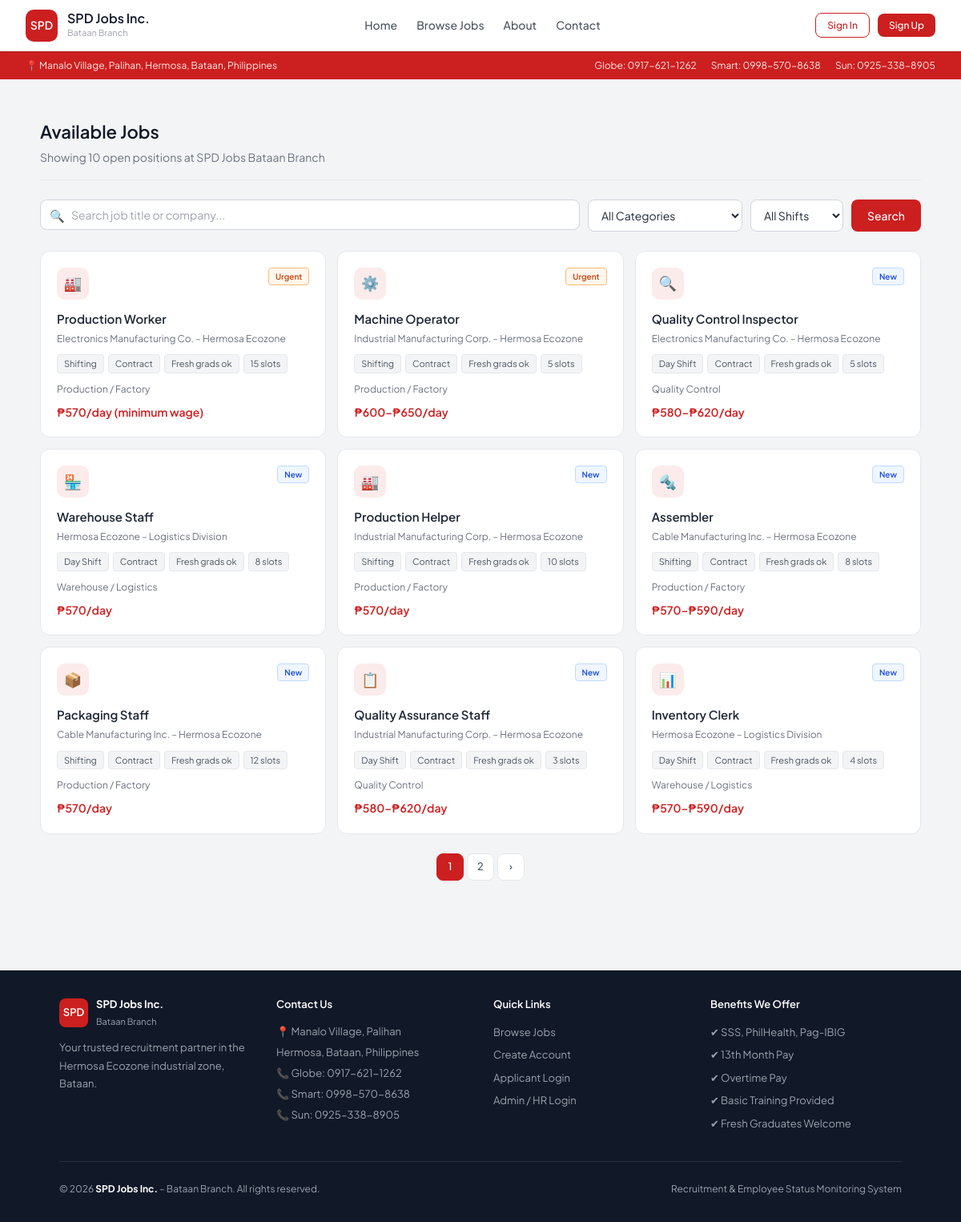
/jobs.php, run on the app's committed database.
### tables this page shows
CREATE TABLE jobs (
    id INT AUTO_INCREMENT PRIMARY KEY,
    category_id INT,
    title VARCHAR(150) NOT NULL,
    company VARCHAR(150),
    location VARCHAR(200) DEFAULT 'Hermosa Ecozone, Bataan',
    shift ENUM('Day Shift','Night Shift','Shifting','Any') DEFAULT 'Shifting',
    employment_type ENUM('Contract','Project-based','Regular') DEFAULT 'Contract',
    salary_min DECIMAL(10,2),
    salary_max DECIMAL(10,2),
    salary_display VARCHAR(100),
    slots INT DEFAULT 1,
    description TEXT,
    responsibilities TEXT,
    requirements TEXT,
    benefits TEXT,
    experience_required TINYINT(1) DEFAULT 0,
    accepts_fresh_grad TINYINT(1) DEFAULT 1,
    is_urgent TINYINT(1) DEFAULT 0,
    is_featured TINYINT(1) DEFAULT 0,
    status ENUM('open','closed','paused') DEFAULT 'open',
    deadline DATE,
    created_by INT,
    created_at TIMESTAMP DEFAULT CURRENT_TIMESTAMP,
    updated_at TIMESTAMP DEFAULT CURRENT_TIMESTAMP ON UPDATE CURRENT_TIMESTAMP,
    FOREIGN KEY (category_id) REFERENCES job_categories(id) ON DELETE SET NULL,
    FOREIGN KEY (created_by) REFERENCES admins(id) ON DELETE SET NULL
);

CREATE TABLE job_categories (
    id INT AUTO_INCREMENT PRIMARY KEY,
    name VARCHAR(100) NOT NULL,
    description TEXT,
    created_at TIMESTAMP DEFAULT CURRENT_TIMESTAMP
);

### jobs.php (the view, shortened to what this page needs)
<?php
require_once 'includes/header.php';
$db = getDB();
$category = isset($_GET['category']) ? (int)$_GET['category'] : 0;
$shift     = isset($_GET['shift'])    ? sanitize($_GET['shift'])    : '';
$search    = isset($_GET['search'])   ? sanitize($_GET['search'])   : '';
$page      = max(1, (int)($_GET['page'] ?? 1));
$perPage   = 9;
$offset    = ($page - 1) * $perPage;
$where = ["j.status='open'"];
$params = [];
$types  = '';
$whereSQL = 'WHERE ' . implode(' AND ', $where);
$stmt = $db->prepare("SELECT j.*, c.name as cat_name FROM jobs j LEFT JOIN job_categories c ON j.category_id=c.id $whereSQL ORDER BY j.is_urgent DESC, j.is_featured DESC, j.created_at DESC LIMIT ? OFFSET ?");
if ($types) {
    $params[] = $perPage; $params[] = $offset;
    $types .= 'ii';
    $stmt->bind_param($types, ...$params);
} else {
    $stmt->bind_param('ii', $perPage, $offset);
}
$stmt->execute();
$jobs = $stmt->get_result();
$countStmt = $db->prepare("SELECT COUNT(*) c FROM jobs j $whereSQL");
$countStmt->execute();
$total = $countStmt->get_result()->fetch_assoc()['c'];
$totalPages = ceil($total / $perPage);
$icons = ['Production Worker'=>'🏭','Production Helper'=>'🏭','Assembler'=>'🔩','Machine Operator'=>'⚙️','Packaging Staff'=>'📦','Quality Control Inspector'=>'🔍','Quality Assurance Staff'=>'📋','Warehouse Staff'=>'🏪','Inventory Clerk'=>'📊','Maintenance Technician'=>'🔧','Engineering Assistant'=>'📐','Stock Controller'=>'🗂️'];
?>
<div class="container page-wrap">
    <div class="page-header">
        <h1>Available Jobs</h1>
        <p>Showing <?= $total ?> open position<?= $total != 1 ? 's' : '' ?> at SPD Jobs Bataan Branch</p>
    </div>
    <form method="GET" class="search-filter-bar">
        <div class="search-input-wrap">
            <span class="search-icon">🔍</span>
            <input type="text" name="search" class="form-control" placeholder="Search job title or company..." value="<?= htmlspecialchars($search) ?>">
        </div>
        <select name="category" class="form-control" style="width:auto;">
            <option value="">All Categories</option>
        </select>
        <select name="shift" class="form-control" style="width:auto;">
            <option value="">All Shifts</option>
        </select>
        <button type="submit" class="btn btn-primary">Search</button>
    </form>
    <?php if ($jobs->num_rows === 0): ?>
        <div class="alert alert-info">No jobs found matching your search. <a href="jobs.php">View all jobs</a></div>
    <?php else: ?>
    <div class="jobs-grid">
        <?php while ($job = $jobs->fetch_assoc()):
            $icon = $icons[$job['title']] ?? '💼';
        ?>
        <div class="job-card" onclick="location.href='job-detail.php?id=<?= $job['id'] ?>'">
            <div class="job-card-top">
                <div class="job-icon"><?= $icon ?></div>
                <?php if ($job['is_urgent']): ?>
                    <span class="badge badge-urgent">Urgent</span>
                <?php elseif (strtotime($job['created_at']) > strtotime('-7 days')): ?>
                    <span class="badge badge-new">New</span>
                <?php else: ?>
                    <span class="badge badge-open">Open</span>
                <?php endif; ?>
            </div>
            <div class="job-title"><?= htmlspecialchars($job['title']) ?></div>
            <div class="job-company"><?= htmlspecialchars($job['company']) ?></div>
            <div class="job-tags">
                <span class="tag"><?= $job['shift'] ?></span>
                <span class="tag"><?= $job['employment_type'] ?></span>
                <?php if ($job['accepts_fresh_grad']): ?><span class="tag">Fresh grads ok</span><?php endif; ?>
                <?php if ($job['slots']): ?><span class="tag"><?= $job['slots'] ?> slots</span><?php endif; ?>
            </div>
            <?php if ($job['cat_name']): ?><div class="text-xs text-muted mb-1"><?= htmlspecialchars($job['cat_name']) ?></div><?php endif; ?>
            <div class="job-salary"><?= htmlspecialchars($job['salary_display']) ?></div>
        </div>
        <?php endwhile; ?>
    </div>
    <?php if ($totalPages > 1): ?>
    <div class="pagination">
        <?php for ($i = 1; $i <= $totalPages; $i++): ?>
            <?php if ($i == $page): ?>
                <span class="current"><?= $i ?></span>
            <?php else: ?>
                <a href="?page=<?= $i ?>&search=<?= urlencode($search) ?>&category=<?= $category ?>&shift=<?= urlencode($shift) ?>"><?= $i ?></a>
            <?php endif; ?>
        <?php endfor; ?>
        <?php if ($page < $totalPages): ?><a href="?page=<?= $page+1 ?>&search=<?= urlencode($search) ?>&category=<?= $category ?>&shift=<?= urlencode($shift) ?>">›</a><?php endif; ?>
    </div>
    <?php endif; ?>
    <?php endif; ?>
</div>
<?php require_once 'includes/footer.php'; ?>

### assets/css/style.css (style rules this page uses)
:root { --red: #CC1F1F; --red-dark: #8B1414; --red-mid: #E24B4A; --red-light: #FCEBEB; --red-lighter: #FEF2F2; --white: #FFFFFF; --gray-50: #F9FAFB; --gray-100: #F3F4F6; --gray-200: #E5E7EB; --gray-300: #D1D5DB; --gray-400: #9CA3AF; --gray-500: #6B7280; --gray-600: #4B5563; --gray-700: #374151; --gray-800: #1F2937; --gray-900: #111827; --green: #059669; --green-light: #ECFDF5; --amber: #D97706; --amber-light: #FFFBEB; --blue: #2563EB; --blue-light: #EFF6FF; --purple: #7C3AED; --purple-light: #F5F3FF; --radius: 12px; --radius-sm: 8px; --shadow: 0 1px 3px rgba(0,0,0,0.08), 0 1px 2px rgba(0,0,0,0.05); --shadow-md: 0 4px 6px rgba(0,0,0,0.07), 0 2px 4px rgba(0,0,0,0.05); }
*,*::before,*::after { box-sizing: border-box; margin: 0; padding: 0; }
html { scroll-behavior: smooth; }
body { font-family: 'Plus Jakarta Sans', sans-serif; background: var(--gray-100); color: var(--gray-800); font-size: 15px; line-height: 1.6; min-height: 100vh; }
a { color: var(--red); text-decoration: none; }
.btn { display: inline-flex; align-items: center; justify-content: center; gap: 6px; padding: 9px 20px; border-radius: var(--radius-sm); font-size: 14px; font-weight: 500; cursor: pointer; border: none; transition: all 0.15s; font-family: inherit; }
.btn-primary { background: var(--red); color: var(--white); }
.container { max-width: 1100px; margin: 0 auto; padding: 0 1.5rem; }
.jobs-grid { display: grid; grid-template-columns: repeat(auto-fill, minmax(280px, 1fr)); gap: 14px; }
.job-card { background: var(--white); border: 1px solid var(--gray-200); border-radius: var(--radius); padding: 1.25rem; cursor: pointer; transition: border-color 0.15s, box-shadow 0.15s; display: flex; flex-direction: column; }
.job-card-top { display: flex; justify-content: space-between; align-items: flex-start; margin-bottom: 12px; }
.job-icon { width: 40px; height: 40px; border-radius: 10px; background: var(--red-light); display: flex; align-items: center; justify-content: center; font-size: 18px; }
.job-title { font-size: 15px; font-weight: 600; margin-bottom: 3px; }
.job-company { font-size: 12px; color: var(--gray-500); margin-bottom: 10px; }
.job-tags { display: flex; flex-wrap: wrap; gap: 5px; margin-bottom: 10px; }
.tag { font-size: 11px; padding: 2px 8px; border-radius: 4px; background: var(--gray-100); color: var(--gray-600); border: 1px solid var(--gray-200); }
.job-salary { font-size: 14px; font-weight: 600; color: var(--red); margin-top: auto; }
.badge { display: inline-block; font-size: 10px; font-weight: 600; padding: 2px 8px; border-radius: 4px; }
.badge-urgent { background: #FFF7ED; color: #C2410C; border: 1px solid #FDBA74; }
.badge-new { background: #EFF6FF; color: #1D4ED8; border: 1px solid #BFDBFE; }
.form-control { border: 1.5px solid var(--gray-300); border-radius: var(--radius-sm); padding: 9px 12px; font-size: 14px; background: var(--white); color: var(--gray-800); font-family: inherit; transition: border-color 0.15s; width: 100%; }
.form-control::placeholder { color: var(--gray-400); }
select.form-control { cursor: pointer; }
.pagination { display: flex; gap: 4px; align-items: center; justify-content: center; margin-top: 1.5rem; }
.pagination a, .pagination span { display: inline-flex; align-items: center; justify-content: center; width: 34px; height: 34px; border-radius: var(--radius-sm); font-size: 13px; font-weight: 500; border: 1px solid var(--gray-200); color: var(--gray-600); background: var(--white); }
.pagination span.current { background: var(--red); color: var(--white); border-color: var(--red); }
.page-header { padding: 1.5rem 0 1rem; margin-bottom: 1.5rem; border-bottom: 1px solid var(--gray-200); }
.page-header h1 { font-size: 22px; font-weight: 600; color: var(--gray-900); }
.page-header p { font-size: 14px; color: var(--gray-500); margin-top: 3px; }
.search-filter-bar { display: flex; gap: 10px; margin-bottom: 1.5rem; flex-wrap: wrap; }
.search-input-wrap { flex: 1; min-width: 200px; position: relative; }
.search-input-wrap input { width: 100%; padding-left: 38px; }
.search-icon { position: absolute; left: 12px; top: 50%; transform: translateY(-50%); color: var(--gray-400); font-size: 15px; }
.mb-1 { margin-bottom: 0.5rem; }
.text-muted { color: var(--gray-500); }
.text-xs { font-size: 12px; }
.page-wrap { padding: 1.5rem 0 3rem; }

### data on the page
jobs: title "🏭", is_urgent "Urgent", title "Production Worker", company "Electronics Manufacturing Co. – Hermosa Ecozone", shift "Shifting", employment_type "Contract", accepts_fresh_grad "Fresh grads ok", slots "15", category.name "Production / Factory", salary_display "₱570/day (minimum wage)"
jobs: title "⚙️", is_urgent "Urgent", title "Machine Operator", company "Industrial Manufacturing Corp. – Hermosa Ecozone", shift "Shifting", employment_type "Contract", accepts_fresh_grad "Fresh grads ok", slots "5", category.name "Production / Factory", salary_display "₱600–₱650/day"
jobs: title "🔍", is_urgent "New", title "Quality Control Inspector", company "Electronics Manufacturing Co. – Hermosa Ecozone", shift "Day Shift", employment_type "Contract", accepts_fresh_grad "Fresh grads ok", slots "5", category.name "Quality Control", salary_display "₱580–₱620/day"
jobs: title "🏪", is_urgent "New", title "Warehouse Staff", company "Hermosa Ecozone – Logistics Division", shift "Day Shift", employment_type "Contract", accepts_fresh_grad "Fresh grads ok", slots "8", category.name "Warehouse / Logistics", salary_display "₱570/day"
jobs: title "🏭", is_urgent "New", title "Production Helper", company "Industrial Manufacturing Corp. – Hermosa Ecozone", shift "Shifting", employment_type "Contract", accepts_fresh_grad "Fresh grads ok", slots "10", category.name "Production / Factory", salary_display "₱570/day"
jobs: title "🔩", is_urgent "New", title "Assembler", company "Cable Manufacturing Inc. – Hermosa Ecozone", shift "Shifting", employment_type "Contract", accepts_fresh_grad "Fresh grads ok", slots "8", category.name "Production / Factory", salary_display "₱570–₱590/day"
jobs: title "📦", is_urgent "New", title "Packaging Staff", company "Cable Manufacturing Inc. – Hermosa Ecozone", shift "Shifting", employment_type "Contract", accepts_fresh_grad "Fresh grads ok", slots "12", category.name "Production / Factory", salary_display "₱570/day"
jobs: title "📋", is_urgent "New", title "Quality Assurance Staff", company "Industrial Manufacturing Corp. – Hermosa Ecozone", shift "Day Shift", employment_type "Contract", accepts_fresh_grad "Fresh grads ok", slots "3", category.name "Quality Control", salary_display "₱580–₱620/day"
jobs: title "📊", is_urgent "New", title "Inventory Clerk", company "Hermosa Ecozone – Logistics Division", shift "Day Shift", employment_type "Contract", accepts_fresh_grad "Fresh grads ok", slots "4", category.name "Warehouse / Logistics", salary_display "₱570–₱590/day"

### other printed values
COMPANY_ADDRESS "Manalo Village, Palihan, Hermosa, Bataan, Philippines"
COMPANY_GLOBE "0917-621-1262"
COMPANY_SMART "0998-570-8638"
COMPANY_SUN "0925-338-8905"
$total "10"
